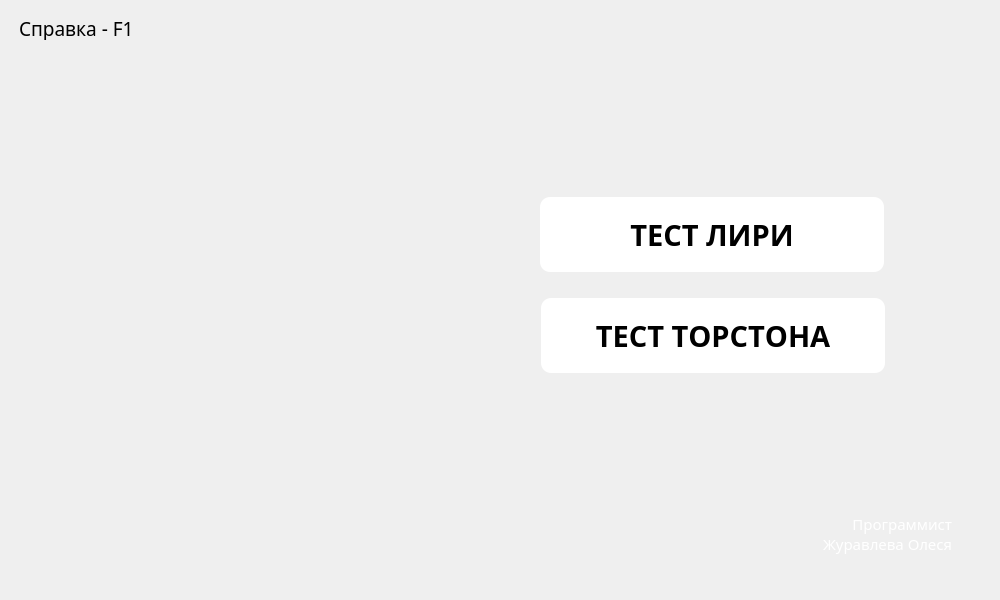
<?xml version="1.0" encoding="UTF-8"?>
<ui version="4.0">
 <class>TestMenuWidget</class>
 <widget class="QWidget" name="TestMenuWidget">
  <property name="geometry">
   <rect>
    <x>0</x>
    <y>0</y>
    <width>1000</width>
    <height>600</height>
   </rect>
  </property>
  <property name="windowTitle">
   <string>Form</string>
  </property>
  <property name="styleSheet">
   <string notr="true">QWidget#TestMenuWidget {
            background-image: url(&quot;:/pictures/back.png&quot;);
}</string>
  </property>
  <widget class="QPushButton" name="TestLiri">
   <property name="geometry">
    <rect>
     <x>540</x>
     <y>197</y>
     <width>344</width>
     <height>75</height>
    </rect>
   </property>
   <property name="font">
    <font>
     <family>Montserrat Medium</family>
     <pointsize>22</pointsize>
     <weight>75</weight>
     <bold>true</bold>
     <kerning>false</kerning>
    </font>
   </property>
   <property name="styleSheet">
    <string notr="true">QPushButton {
border-radius: 10px;
background-color: rgb(255, 255, 255);
drop-shadow: (0px 10px 10px rgba(0, 0, 0, 0.5));
}
QPushButton:hover {
        background-color: rgba(216, 249, 255);
}</string>
   </property>
   <property name="text">
    <string>ТЕСТ ЛИРИ</string>
   </property>
  </widget>
  <widget class="QLabel" name="name">
   <property name="geometry">
    <rect>
     <x>771</x>
     <y>508</y>
     <width>181</width>
     <height>51</height>
    </rect>
   </property>
   <property name="font">
    <font>
     <family>Montserrat Medium</family>
     <pointsize>11</pointsize>
    </font>
   </property>
   <property name="styleSheet">
    <string notr="true">color: rgb(255, 255, 255);</string>
   </property>
   <property name="text">
    <string>Программист
Журавлева Олеся</string>
   </property>
   <property name="alignment">
    <set>Qt::AlignRight|Qt::AlignTrailing|Qt::AlignVCenter</set>
   </property>
  </widget>
  <widget class="QLabel" name="info">
   <property name="geometry">
    <rect>
     <x>19</x>
     <y>16</y>
     <width>131</width>
     <height>24</height>
    </rect>
   </property>
   <property name="font">
    <font>
     <family>Montserrat Medium</family>
     <pointsize>14</pointsize>
    </font>
   </property>
   <property name="text">
    <string>Справка - F1</string>
   </property>
  </widget>
  <widget class="QPushButton" name="TestTorston">
   <property name="geometry">
    <rect>
     <x>541</x>
     <y>298</y>
     <width>344</width>
     <height>75</height>
    </rect>
   </property>
   <property name="font">
    <font>
     <family>Montserrat Medium</family>
     <pointsize>22</pointsize>
     <weight>75</weight>
     <bold>true</bold>
     <kerning>false</kerning>
    </font>
   </property>
   <property name="styleSheet">
    <string notr="true">QPushButton {
border-radius: 10px;
background-color: rgb(255, 255, 255);
}
QPushButton:hover {
        background-color: rgba(216, 249, 255);
}</string>
   </property>
   <property name="text">
    <string>ТЕСТ ТОРСТОНА</string>
   </property>
  </widget>
  <widget class="QWidget" name="image" native="true">
   <property name="geometry">
    <rect>
     <x>80</x>
     <y>100</y>
     <width>403</width>
     <height>396</height>
    </rect>
   </property>
   <property name="styleSheet">
    <string notr="true">QWidget#image {
            background-image: url(&quot;:/pictures/face.png&quot;);
}</string>
   </property>
  </widget>
 </widget>
 <resources/>
 <connections/>
</ui>
